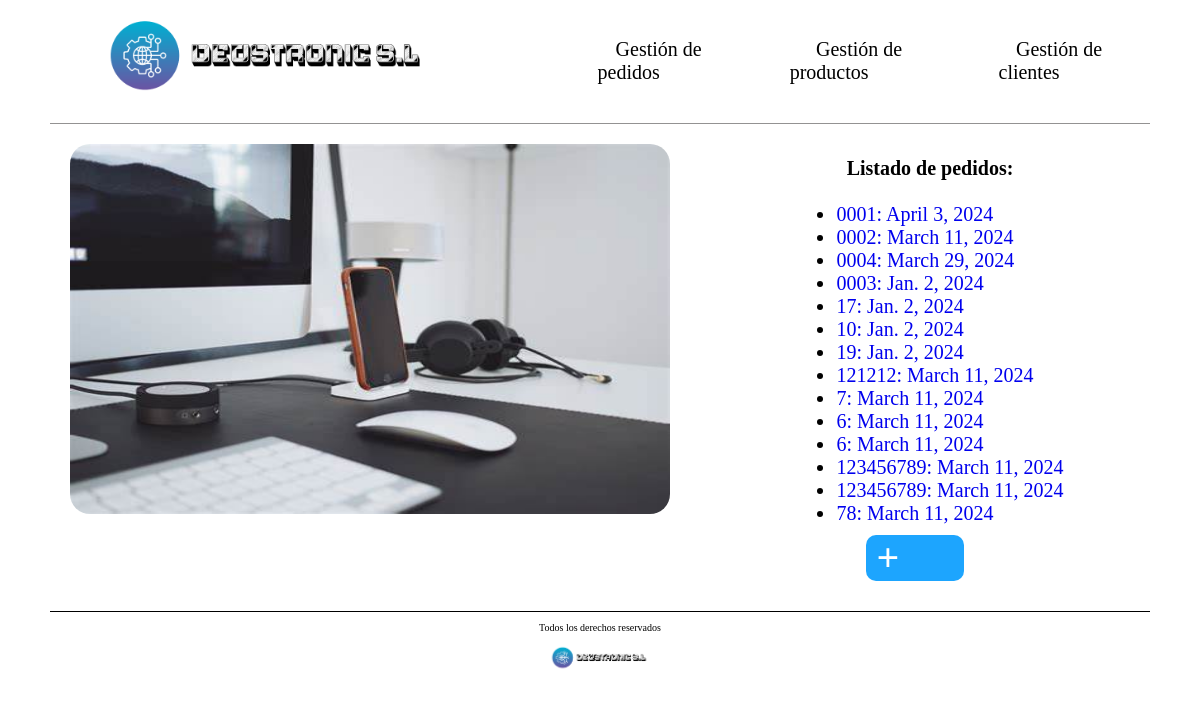
/empresaDjango/pedido/, run on the app's committed database.
### empresaDjango/models.py (models this page shows, shortened)
class Pedido(models.Model):
    cliente = models.ForeignKey(Cliente, on_delete=models.CASCADE)
    cod_pedido = models.CharField(max_length=10)
    fecha = models.DateField()
    precio_total = models.IntegerField(default=0)

### empresaDjango/views.py (the view)
# urls.py: path('pedido/', views.index_pedido, name='index_ped'),
def index_pedido(request):
    pedidos = Pedido.objects.all()
    return render(request, 'index_pedido.html', {'listado_pedidos' : pedidos})

### empresaDjango/templates/index_pedido.html (shortened to what this page needs)
{% load static %}
<!DOCTYPE html>
<html lang="es">
<head>
    <link rel="stylesheet" href="{% static 'css/styles.css'%}" />
    <link rel="stylesheet" href="{% static 'css/normalize.css'%}" />
</head>
<body>
    <header>
        <div class="navegacion">
            <nav class="nav-principal">
                <a href="{% static '../empresaDjango/pedido' %}">
                  <img src="{% static 'images/DEUSTRONIC.png' %}" alt="Logo Tienda" />
                </a>
                <ul class="elementos-navegacion">
                  <li>
                    <a href="/empresaDjango/pedido">Gestión de pedidos</a>
                  </li>
                  <li>
                    <a href="empresaDjango/index_producto.html">Gestión de productos</a>
                  </li>
                  <li>
                    <a href="empresaDjango/index_cliente.html">Gestión de clientes</a>
                  </li>
                </ul>
            </nav>
        </div>
    </header>
     <main>
        <div class="contenedor-principal-index-pedidos">
            <div class="parte-izquierda">
                <img src="{% static 'images/Escritorio.jpeg'%}" alt="Foto con artículos tecnológicos en un escritorio" />
            </div>
            <div class="parte-derecha">
            <h1>Listado de pedidos:</h1>
                <ul>
                    {% for p in listado_pedidos %}
                    <li class="listado_pedidos">
                        <a href="{% url 'detail_ped' p.cod_pedido %}">
                        {{ p.cod_pedido }}: {{ p.fecha }}
                        </a>
                    </li>
                    {% endfor %}
                    <div class="boton_crear">
                        <a  href="{% url 'pedido_create' %}"> + </a>
                    </div>
                </ul>
            </div>
        </div>
     </main>
    <footer>
        <div class="contenido-footer">
            <p class="copyright">Todos los derechos reservados</p>
            <img src="{% static 'images/DEUSTRONIC.png'%}" alt="Logo Tienda" />
        </div>
    </footer>
</body>
</html>

### empresaDjango/static/css/styles.css (style rules this page uses)
html { box-sizing: border-box; font-size: 62.5%; }
a { text-decoration: none; }
.nav-principal { display: flex; flex-direction: row; align-items: center; padding: 1rem; border-bottom: 1px solid #2e2c2c83; margin: 0 5rem 0 5rem; }
.nav-principal img { height: 10rem; }
.nav-principal a { color: rgb(0, 0, 0); margin-left: 3rem; margin-right: 3rem; text-align: center; }
.nav-principal li { text-align: center; }
.elementos-navegacion { list-style: none; display: flex; justify-content: space-between; align-items: center; font-size: 2rem; padding: 0rem; margin-left: 7rem; }
.contenedor-principal-index-pedidos { margin: 2rem 5rem 2rem 5rem; display: grid; grid-template-columns: 60% 40%; }
.parte-izquierda { margin-left: 2rem; }
.parte-izquierda img { border-radius: 2rem; width: 60rem; height: 37em; }
.parte-derecha { display: flex; flex-direction: column; align-items: center; justify-content: center; }
.listado_pedidos { font-size: 2rem; }
.boton_crear { font-size: 4rem; font-weight: bolder; background-color: #1DA5FE; border-radius: 1rem; margin-left: 3rem; margin-right: 10rem; margin-top: 1rem; }
.boton_crear a { color: white; margin-left: 1rem; }
.contenido-footer { margin: 0 5rem 0 5rem; text-align: center; align-items: center; border-top: 1px solid #000000; }
.contenido-footer img { height: 3rem; }

### data on the page
Pedido: cod_pedido "0001", fecha "April 3, 2024"
Pedido: cod_pedido "0002", fecha "March 11, 2024"
Pedido: cod_pedido "0004", fecha "March 29, 2024"
Pedido: cod_pedido "0003", fecha "Jan. 2, 2024"
Pedido: cod_pedido "17", fecha "Jan. 2, 2024"
Pedido: cod_pedido "10", fecha "Jan. 2, 2024"
Pedido: cod_pedido "19", fecha "Jan. 2, 2024"
Pedido: cod_pedido "121212", fecha "March 11, 2024"
Pedido: cod_pedido "7", fecha "March 11, 2024"
Pedido: cod_pedido "6", fecha "March 11, 2024"
Pedido: cod_pedido "6", fecha "March 11, 2024"
Pedido: cod_pedido "123456789", fecha "March 11, 2024"
Pedido: cod_pedido "123456789", fecha "March 11, 2024"
Pedido: cod_pedido "78", fecha "March 11, 2024"
